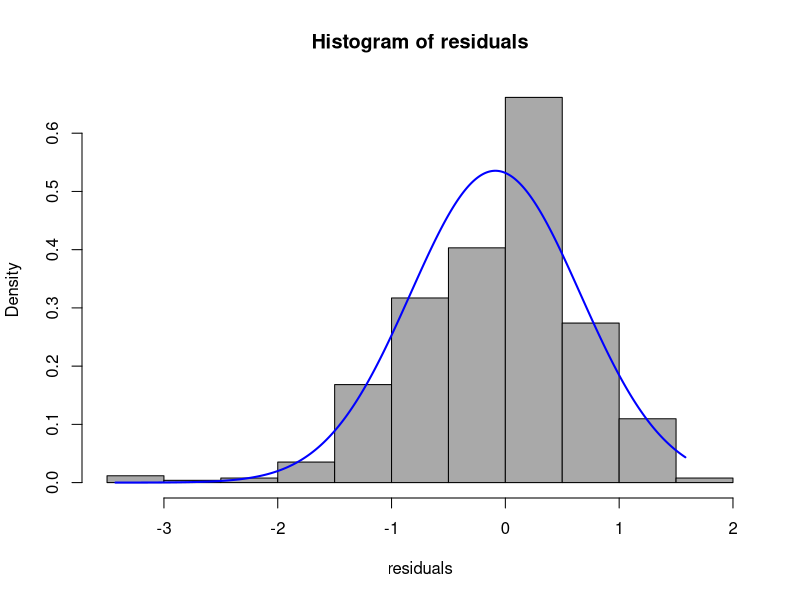
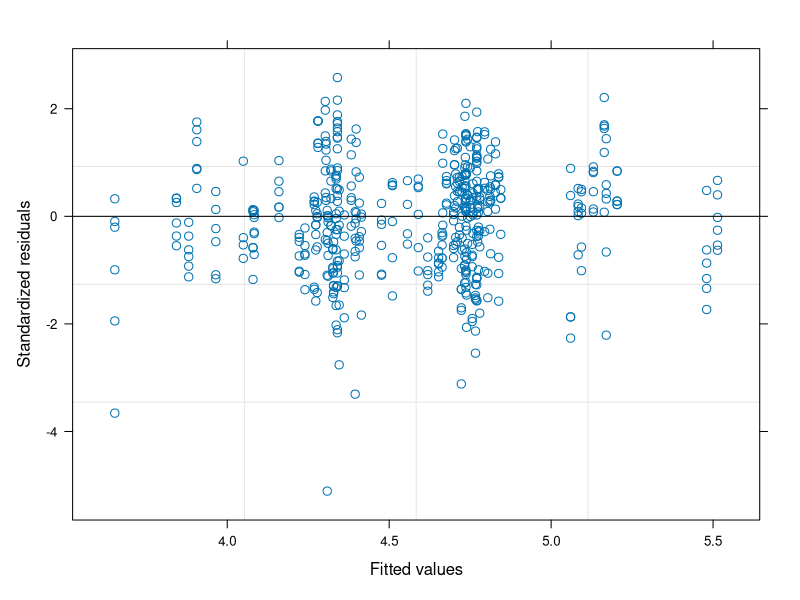
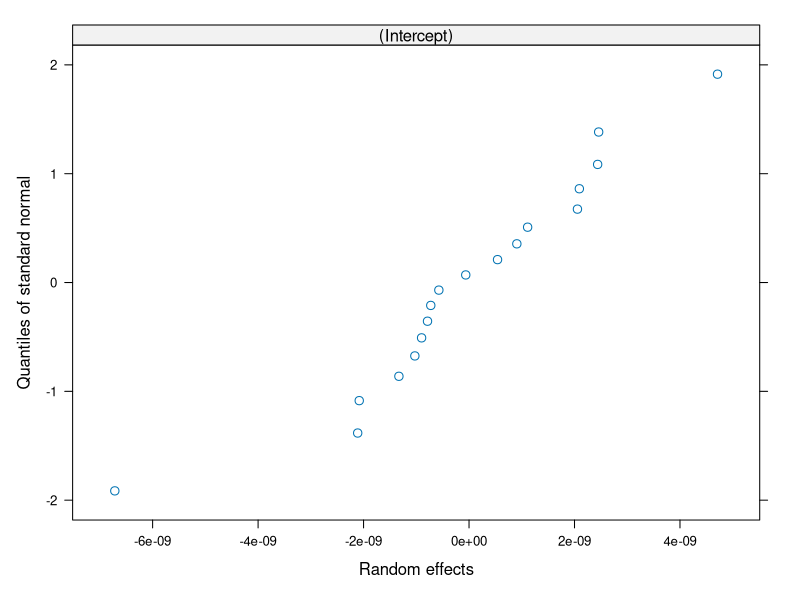
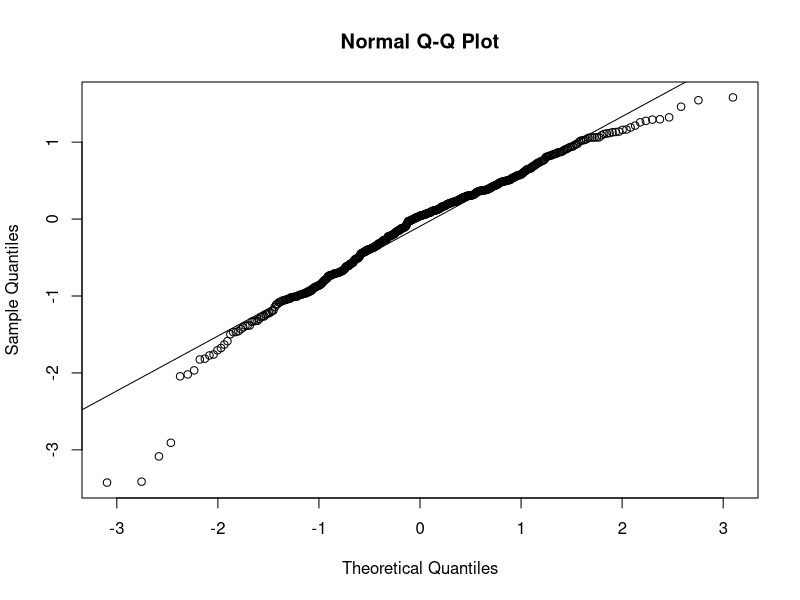
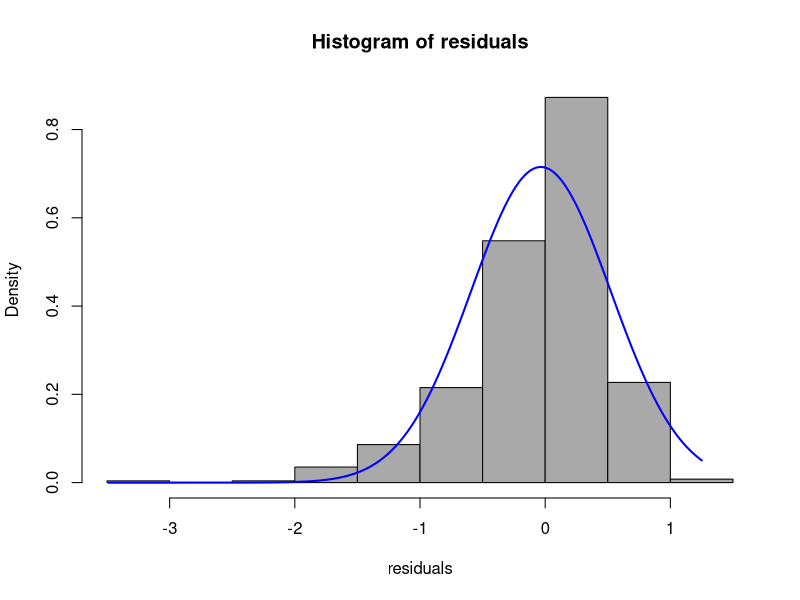
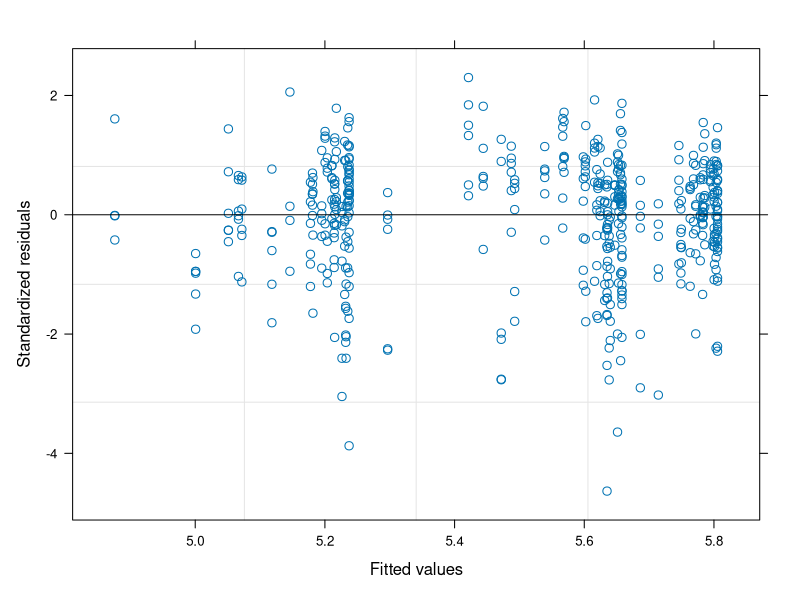
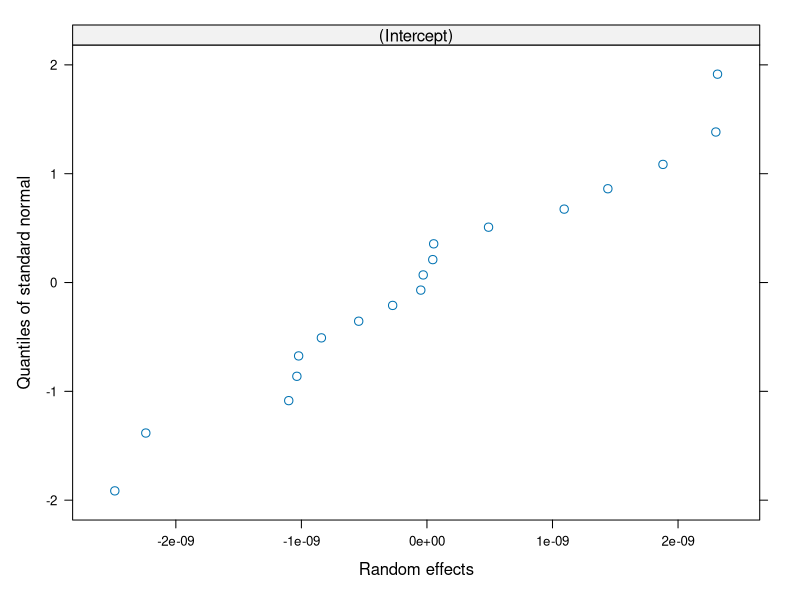
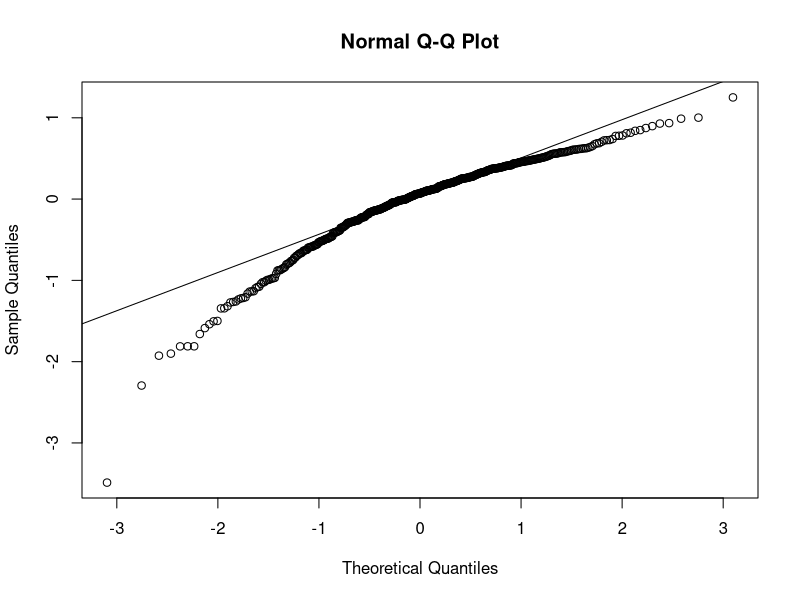

Recreate these plots in R, in order.
#load the data and start with the analyses
library(reshape2)
library(nlme)

data <- read.csv("data/famar-Biom_123_05_15.csv", header=T, sep=",")
data <- subset(data, data$YEAR>2005)
data <- subset(data, data$YEAR<2015)
table(data$YEAR)
table(data$SITE)
#put the correct format
data$S.date <- as.POSIXct(strptime(data$S.date, format="%d/%m/%Y")) 

#create a new variable to assign a specific plot
data$PLOT <- paste(data$SITE, data$R.replicates, sep="_") 

#We are going to establish a linear relationship between biomass
#production and the predictors by doing a log of biomass
#here are some parameters to help the models converge
lCtr <- lmeControl(maxIter = 500, msMaxIter = 500, tolerance = 1e-6, niterEM = 250, msMaxEval = 200)

#1.leaf dry weight (L.DW)----
model_ldw1 <- lme(log(L.DW) ~ SITE, data=data, random=~1|PLOT, control=lCtr, correlation= corARMA(p=2, q=3), 
                  weights = varIdent(form= ~ 1 | SEASON), method='ML',na.action=na.omit)
#According to AIC an autocorrelation structure with CorARMA (p=2, q=3) is the best (lowest AIC)
#Now I am adding another potential predictors. 
model_ldw2 <- lme(log(L.DW) ~ SITE + NH4.uM.mean, data=data, random=~1|PLOT, control=lCtr, correlation= corARMA(p=2, q=3),
                  weights = varIdent(form= ~ 1 | SEASON), method='ML',na.action=na.omit)

model_ldw3 <- lme(log(L.DW) ~ SITE + NH4.uM.q2 + NO3.uM.q2 + PO4.uM.q2, data=data, random=~1|PLOT, control=lCtr, correlation= corARMA(p=2, q=3),
                  weights = varIdent(form= ~ 1 | SEASON), method='ML',na.action=na.omit) 
# This last model is the one that work best 
AIC(model_ldw1, model_ldw2, model_ldw3)

summary(model_ldw3)

#Model checking plot 
residuals <- resid(model_ldw3)
hist(residuals, prob=TRUE, col="darkgray")
Range = seq(min(residuals), max(residuals), length = length(residuals))
Norm = dnorm(Range, mean = mean(residuals), sd = sd(residuals))
lines(Range, Norm, col = "blue", lwd = 2)

plot(model_ldw3)
qqnorm(model_ldw3, ~ranef(., level=1))
qqnorm(residuals)
qqline(residuals)


#2.below ground dry weight (BG.DW)----
#built from the experience of the previous model with L.DW
model_bgdw1 <- lme(log(BG.DW) ~ SITE + NO3.uM.q2, data=data, random=~1|PLOT, control=lCtr, correlation= corAR1(),
                  weights = varIdent(form= ~ 1 | SEASON), method='ML',na.action=na.omit)
AIC(model_bgdw1)
summary(model_bgdw1)

#Model checking plot 
residuals <- resid(model_bgdw1)
hist(residuals, prob=TRUE, col="darkgray")
Range = seq(min(residuals), max(residuals), length = length(residuals))
Norm = dnorm(Range, mean = mean(residuals), sd = sd(residuals))
lines(Range, Norm, col = "blue", lwd = 2)

plot(model_bgdw1)
qqnorm(model_bgdw1, ~ranef(., level=1))
qqnorm(residuals)
qqline(residuals)

#3.rhizome dry weight (Ri.DW)----
model_ridw1 <- lme(log(Ri.DW) ~ SITE + NO3.uM.q2, data=data, random=~1|PLOT, control=lCtr, correlation= corAR1(),
                   weights = varIdent(form= ~ 1 | SEASON), method='ML',na.action=na.omit)
AIC(model_ridw1)
summary(model_ridw1)

#Model checking plot 
residuals <- resid(model_ridw1)
hist(residuals, prob=TRUE, col="darkgray")
Range = seq(min(residuals), max(residuals), length = length(residuals))
Norm = dnorm(Range, mean = mean(residuals), sd = sd(residuals))
lines(Range, Norm, col = "blue", lwd = 2)

plot(model_ridw1)
qqnorm(model_ridw1, ~ranef(., level=1))
qqnorm(residuals)
qqline(residuals)

#4.rhizome dry weight (Ro.DW)----
data2<-subset(data, data$Ro.DW>0) #doing so to eliminate a row with Ro.Dw value equal to zero.
model_rodw1 <- lme(log(Ro.DW) ~ SITE + NO2.uM.q2 + NO3.uM.q2, data=data2, random=~1|PLOT, control=lCtr, correlation= corAR1(),
                   weights = varIdent(form= ~ 1 | SEASON), method='ML',na.action=na.omit)
AIC(model_rodw1)
summary(model_rodw1)

#Model checking plot 
residuals <- resid(model_rodw1)
hist(residuals, prob=TRUE, col="darkgray")
Range = seq(min(residuals), max(residuals), length = length(residuals))
Norm = dnorm(Range, mean = mean(residuals), sd = sd(residuals))
lines(Range, Norm, col = "blue", lwd = 2)

plot(model_rodw1)
qqnorm(model_rodw1, ~ranef(., level=1))
qqnorm(residuals)
qqline(residuals)

#5.total density (dens.TOT)----
model_densTOT1 <- lme(log(dens.TOT) ~ SITE + NH4.uM.q2 + NO2.uM.q2 + NO3.uM.q2, data=data2, random=~1|PLOT, control=lCtr, correlation= corARMA(p=2, q=2),
                   weights = varIdent(form= ~ 1 | YEAR), method='ML',na.action=na.omit)
#sometimes is better to modelate the weights of year rather than the season to control for heterocedasticity
AIC(model_densTOT1)
summary(model_densTOT1)

#Model checking plot 
residuals <- resid(model_densTOT1)
hist(residuals, prob=TRUE, col="darkgray")
Range = seq(min(residuals), max(residuals), length = length(residuals))
Norm = dnorm(Range, mean = mean(residuals), sd = sd(residuals))
lines(Range, Norm, col = "blue", lwd = 2)

plot(model_densTOT1)
qqnorm(model_densTOT1, ~ranef(., level=1))
qqnorm(residuals)
qqline(residuals)


##Final analyses ----

#load the data and start with the analyses
library(reshape2)
library(nlme)

bio <- read.csv("data/famar-Biom_123_05_15_minVAR.csv", header=T, sep=",")
bio <- subset(bio, bio$YEAR>2005)
bio <- subset(bio, bio$YEAR<2015)
table(bio$YEAR)
table(bio$SITE)
#put the correct format
bio$S.date <- as.POSIXct(strptime(bio$S.date, format="%d/%m/%Y")) 

lCtr <- lmeControl(maxIter = 500, msMaxIter = 500, tolerance = 1e-6, niterEM = 250, msMaxEval = 200)

#5.1 LDW----
model_ldw <- lme(log(L.DW) ~ ELEVATION + NH4.uM.mean + NO3.uM.mean, data=bio, random=~1|R.replicates/SITE, control=lCtr, correlation= corARMA(p=2, q=2),
                  weights = varIdent(form= ~ 1 | SEASON), method='ML',na.action=na.omit) 
# This last model is the one that work best 
summary(model_ldw)

#Model checking plot 
residuals <- resid(model_ldw)
hist(residuals, prob=TRUE, col="darkgray")
Range = seq(min(residuals), max(residuals), length = length(residuals))
Norm = dnorm(Range, mean = mean(residuals), sd = sd(residuals))
lines(Range, Norm, col = "blue", lwd = 2)

plot(model_ldw)
qqnorm(model_ldw, ~ranef(., level=1))
qqnorm(residuals)
qqline(residuals)

#5.2 BGDW----
model_bgdw <- lme(log(BG.DW) ~ ELEVATION + YEAR + NO3.uM.mean, data=bio, random=~1|R.replicates/SITE, control=lCtr, correlation= corAR1(),
                   weights = varIdent(form= ~ 1 | SEASON), method='ML',na.action=na.omit) 

# This last model is the one that work best 
summary(model_bgdw)


#Model checking plot 
residuals <- resid(model_bgdw)
hist(residuals, prob=TRUE, col="darkgray")
Range = seq(min(residuals), max(residuals), length = length(residuals))
Norm = dnorm(Range, mean = mean(residuals), sd = sd(residuals))
lines(Range, Norm, col = "blue", lwd = 2)

plot(model_bgdw)
qqnorm(model_bgdw, ~ranef(., level=1))
qqnorm(residuals)
qqline(residuals)

#5.3 dens.TOT----
model_densTOT <- lme(log(dens.TOT) ~ ELEVATION*NO3.uM.mean + NO2.uM.mean + NH4.uM.mean, data=bio, random=~1|R.replicates/SITE, control=lCtr, correlation= corARMA(p=2, q=2),
                     weights = varIdent(form= ~ 1 | SEASON), method='ML',na.action=na.omit) 

# This last model is the one that work best 
summary(model_densTOT)


#Model checking plot 
residuals <- resid(model_densTOT)
hist(residuals, prob=TRUE, col="darkgray")
Range = seq(min(residuals), max(residuals), length = length(residuals))
Norm = dnorm(Range, mean = mean(residuals), sd = sd(residuals))
lines(Range, Norm, col = "blue", lwd = 2)

plot(model_densTOT)
qqnorm(model_densTOT, ~ranef(., level=1))
qqnorm(residuals)
qqline(residuals)

#5.4 SDW----
model_sdw <- lme(log(SDW) ~ ELEVATION*NO3.uM.mean + NO2.uM.mean + NH4.uM.mean, data=bio, random=~1|R.replicates/SITE, control=lCtr, correlation= corAR1(),
                  weights = varIdent(form= ~ 1 | SEASON), method='ML',na.action=na.omit) 


# This last model is the one that work best 
summary(model_sdw)

#Model checking plot 
residuals <- resid(model_sdw)
hist(residuals, prob=TRUE, col="darkgray")
Range = seq(min(residuals), max(residuals), length = length(residuals))
Norm = dnorm(Range, mean = mean(residuals), sd = sd(residuals))
lines(Range, Norm, col = "blue", lwd = 2)

plot(model_sdw)
qqnorm(model_sdw, ~ranef(., level=1))
qqnorm(residuals)
qqline(residuals)

#load the data and start with the analyses
library(reshape2)
library(nlme)
punch <- read.csv("data/FAMAR_punching123_05_15_minVAR.csv", header=T, sep=",")
punch <- subset(punch, punch$YEAR>2005)
punch <- subset(punch, punch$YEAR<2015)
table(punch$YEAR)
table(punch$SITE)
#put the correct format
punch$S.date <- as.POSIXct(strptime(punch$S.date, format="%d/%m/%Y")) 

#6.1 LGR----
lCtr <- lmeControl(maxIter = 500, msMaxIter = 500, tolerance = 1e-6, niterEM = 250, msMaxEval = 200)

model_lgr <- lme(log(LGR) ~ YEAR + ELEVATION.m * NO2.uM.mean, data=punch, random=~1|R.replicate/SITE, control=lCtr, correlation= corARMA(p=0, q=2),
                 weights = varIdent(form= ~ 1 | SEASON), method='ML',na.action=na.omit) 

# This last model is the one that work best 
summary(model_lgr)

#Model checking plot 
residuals <- resid(model_lgr)
hist(residuals, prob=TRUE, col="darkgray")
Range = seq(min(residuals), max(residuals), length = length(residuals))
Norm = dnorm(Range, mean = mean(residuals), sd = sd(residuals))
lines(Range, Norm, col = "blue", lwd = 2)

plot(model_lgr)
qqnorm(model_lgr, ~ranef(., level=1))
qqnorm(residuals)
qqline(residuals)

#6.2 LLRW----
#Log of 0 is equal to -INF so we need to put a value over zero for these cases
punch$LLRw[punch$LLRw == 0] <- 0.01
model_llrw <- lme(log(LLRw) ~  YEAR + ELEVATION.m * NO2.uM.mean + NO3.uM.mean + PO4.uM.mean, data=punch, random=~1|R.replicate/SITE, control=lCtr, correlation= corARMA(p=0, q=2),
                 weights = varIdent(form= ~ 1 | SEASON), method='ML',na.action=na.omit) 

summary(model_llrw)

#Model checking plot 
residuals <- resid(model_llrw)
hist(residuals, prob=TRUE, col="darkgray")
Range = seq(min(residuals), max(residuals), length = length(residuals))
Norm = dnorm(Range, mean = mean(residuals), sd = sd(residuals))
lines(Range, Norm, col = "blue", lwd = 2)

plot(model_llrw)
qqnorm(model_llrw, ~ranef(., level=1))
qqnorm(residuals)
qqline(residuals)
#This is the model in which normality assumption are less clear. 

#6.3 TurnR----
#For this variable is already normally distributed therefore no need to log-transform it. 
model_turnr <- lme(TurnR ~ ELEVATION.m*NH4.uM.mean + NO2.uM.mean, data=punch, random=~1|R.replicate/SITE, control=lCtr, correlation= corARMA(p=0, q=2),
                    weights = varIdent(form= ~ 1 | SEASON), method='ML',na.action=na.omit) 
summary(model_turnr)

#Model checking plot 
residuals <- resid(model_turnr)
hist(residuals, prob=TRUE, col="darkgray")
Range = seq(min(residuals), max(residuals), length = length(residuals))
Norm = dnorm(Range, mean = mean(residuals), sd = sd(residuals))
lines(Range, Norm, col = "blue", lwd = 2)

plot(model_turnr)
qqnorm(model_turnr, ~ranef(., level=1))
qqnorm(residuals)
qqline(residuals)

#6.4 SDW----
#For this variable is already normally distributed therefore no need to log-transform it. 
model_sdw <- lme(log(SDW) ~ YEAR + ELEVATION.m*NO2.uM.mean, data=punch, random=~1|R.replicate/SITE, control=lCtr, correlation= corAR1(),
                 weights = varIdent(form= ~ 1 | SEASON), method='ML',na.action=na.omit)

summary(model_sdw)

#Model checking plot 
residuals <- resid(model_sdw)
hist(residuals, prob=TRUE, col="darkgray")
Range = seq(min(residuals), max(residuals), length = length(residuals))
Norm = dnorm(Range, mean = mean(residuals), sd = sd(residuals))
lines(Range, Norm, col = "blue", lwd = 2)

plot(model_sdw)
qqnorm(model_sdw, ~ranef(., level=1))
qqnorm(residuals)
qqline(residuals)

#6.5 PI----
#For this variable is already normally distributed therefore no need to log-transform it. 
model_pi <- lme(log(PI) ~ ELEVATION.m + NO2.uM.mean + NH4.uM.mean + PO4.uM.mean, data=punch, random=~1|R.replicate/SITE, control=lCtr, correlation= corARMA(p=0, q=2),
                 weights = varIdent(form= ~ 1 | SEASON), method='ML',na.action=na.omit)
summary(model_pi)

#Model checking plot 
residuals <- resid(model_pi)
hist(residuals, prob=TRUE, col="darkgray")
Range = seq(min(residuals), max(residuals), length = length(residuals))
Norm = dnorm(Range, mean = mean(residuals), sd = sd(residuals))
lines(Range, Norm, col = "blue", lwd = 2)

plot(model_pi)
qqnorm(model_pi, ~ranef(., level=1))
qqnorm(residuals)
qqline(residuals)
